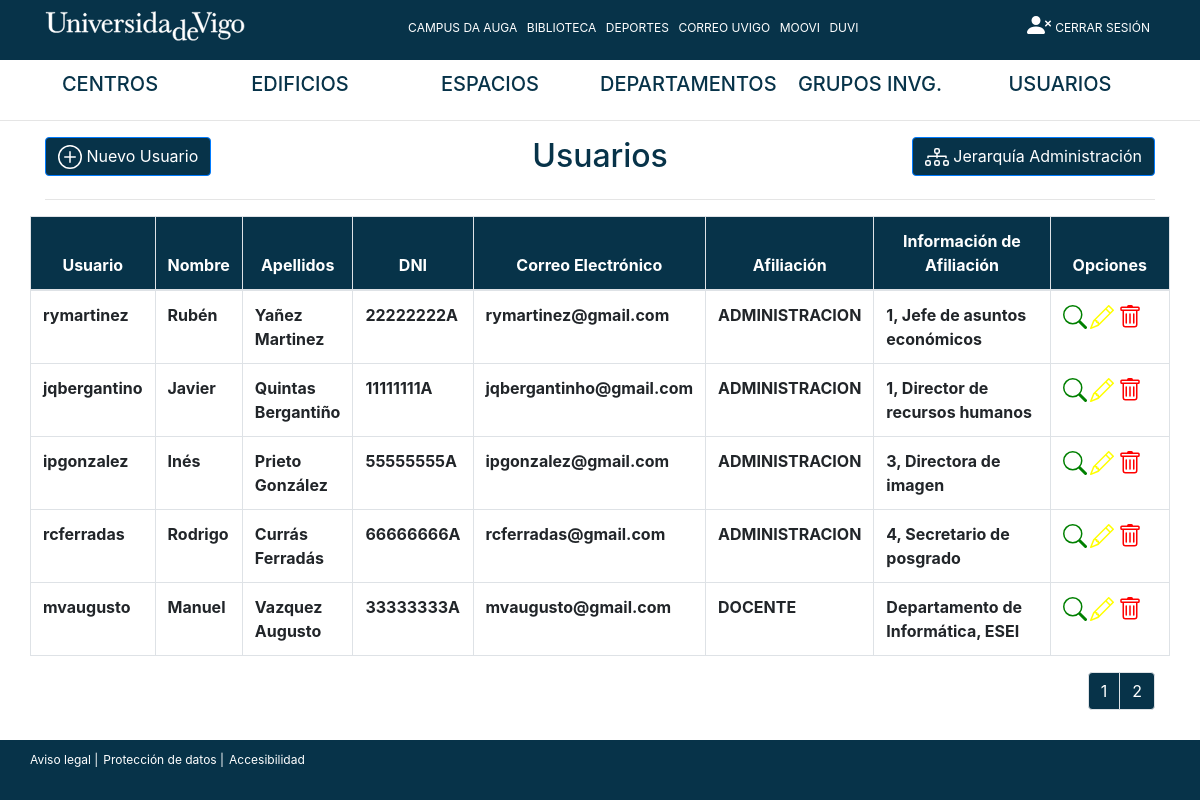
The app's page /Controllers/User_Controller.php?action=showall&numero_pagina=1 (signed in) with its own data.
### tables this page shows
CREATE TABLE `usuario` (
	`usuario_id` int NOT NULL AUTO_INCREMENT,
	`login` VARCHAR(12) NOT NULL UNIQUE,
	`nombre` VARCHAR(15) NOT NULL,
	`apellidos` VARCHAR(25) NOT NULL,
	`password` VARCHAR(64) NOT NULL,
	`fecha_nacimiento` DATE NOT NULL,
	`email_usuario` VARCHAR(30) NOT NULL,
	`telef_usuario` int NOT NULL,
	`dni` VARCHAR(9) NOT NULL UNIQUE,
	`rol` enum('ADMIN', 'USUARIO_NORMAL') NOT NULL, 
	`afiliacion` enum('DOCENTE', 'INVESTIGADOR', 'ADMINISTRACION') NOT NULL,
	`nombre_puesto` VARCHAR(60),
	`nivel_jerarquia` int,
	`depart_usuario` int,
	`grupo_usuario` int,
	`centro_usuario` int,
	PRIMARY KEY (`usuario_id`)
);

### Functions/Authentication.php (called while the page is built)
<?php
function IsAuthenticated(){
	if (!isset($_SESSION['login'])){
		return false;
	}
	else{
		return true;
	}
}
?>

### Functions/esAdministrador.php (called while the page is built, shortened)
<?php
function esAdministrador(){
    if (!isset($_SESSION['login'])){
        return false;
    }
    else{
        if($_SESSION['rol'] == "ADMIN"){
            return true;
        }
        else{
            return false;
        }
    }
}
?>

### Models/USUARIO_Model.php (called while the page is built, shortened)
<?php
include_once 'Access_DB.php';
	class USUARIO_Model{
        private $db;
		var $login;
		var $nombre;
		var $apellidos;
		var $email_usuario;
		var $dni;
		var $afiliacion;
		function __construct($usuario_id,
							 $login,
							 $nombre,
							 $apellidos,
							 $password,
							 $fecha_nacimiento,
							 $email_usuario,
							 $telef_usuario,
							 $dni,
							 $rol,
							 $afiliacion,
							 $nombre_puesto,
							 $nivel_jerarquia,
							 $depart_usuario,
							 $grupo_usuario,
							 $centro_usuario){
			$this->login = $login;
			$this->nombre = $nombre;
			$this->apellidos = $apellidos;
			$this->email_usuario = $email_usuario;
			$this->dni = $dni;
			$this->afiliacion = $afiliacion;
			$this->db = PDOConnection::getInstance();
		}
        function SHOWALL(){
            $stmt = $this->db->prepare("SELECT * FROM usuario");
            $stmt->execute();
            $users_db = $stmt->fetchAll(PDO::FETCH_ASSOC);
            $allUsers = array();
            foreach ($users_db as $user){
                array_push($allUsers,
                            new USUARIO_Model(
                                $user['usuario_id'],$user['login'],$user['nombre']
                                ,$user['apellidos'],$user['password'],$user['fecha_nacimiento'],$user['email_usuario']
                                ,$user['telef_usuario'],$user['dni'],$user['rol'],$user['afiliacion'],$user['nombre_puesto']
                                ,$user['nivel_jerarquia'],$user['depart_usuario'],$user['grupo_usuario'],$user['centro_usuario']
                            )
                );
            }
            return $allUsers;
        }
        public function getLogin()
        {
            return $this->login;
        }
        public function getNombre()
        {
            return $this->nombre;
        }
        public function getApellidos()
        {
            return $this->apellidos;
        }
        public function getEmailUsuario()
        {
            return $this->email_usuario;
        }
        public function getDni()
        {
            return $this->dni;
        }
        public function getAfiliacion()
        {
            return $this->afiliacion;
        }
    }
?>

### Models/Access_DB.php (called while the page is built)
<?php
class PDOConnection
{
    private static $dbhost = "127.0.0.1";
    private static $dbname = "hauga";
    private static $dbuser = "admin_hauga";
    private static $dbpass = "admin_hauga";
    private static $db_singleton = null;
    public static function getInstance()
    {
        if (self::$db_singleton == null) {
            self::$db_singleton = new PDO(
                "mysql:host=" . self::$dbhost . ";dbname=" . self::$dbname . ";charset=utf8",
                self::$dbuser,
                self::$dbpass,
                array(
                    PDO::ATTR_EMULATE_PREPARES => false,
                    PDO::ATTR_ERRMODE => PDO::ERRMODE_EXCEPTION
                )
            );
        }
        return self::$db_singleton;
    }
}
?>

### Views/USUARIO_SHOWALL_View.php (the view, shortened to what this page needs)
<?php
class USUARIO_SHOWALL_View{
    var $usuarios;
    var $num_paginas_posibles;
    var $info_afiliacion;
    var $inicioBucle;
    var $finBucle;
    function __construct($usuarios, $info_afiliacion, $inicioUsuarios, $finalUsuarios, $num_paginas_posibles){
        $this->usuarios = $usuarios;
        $this->info_afiliacion = $info_afiliacion;
        $this->num_paginas_posibles = $num_paginas_posibles;
        $this->inicioBucle = $inicioUsuarios;
        $this->finBucle = $finalUsuarios;
        $this->render();
    }
    function render(){
        include '../Views/Header.php';
        ?>
        <div class="container">
            <div class="row align-self-center">
                <div class="col text-left">
                    <a class="btn btn-primary" style="background-color: #073349;" href="../Controllers/User_Controller.php?action=add">
                        Nuevo Usuario
                    </a>
                </div>
                <div class="col align-self-center">
                    <h2 class="text-center textoAzul">Usuarios</h2>
                </div>
                <div class="col text-right">
                    <a class="btn btn-primary" style="background-color: #073349;" href="../Controllers/User_Controller.php?action=jerarquia">
                        Jerarquía Administración
                    </a>
                </div>
            </div>
            <hr>
            <div class="row">
                <table class="table table-bordered">
                    <thead>
                    <tr class="text-center" style="color: white;background-color: #073349;">
                        <th scope="col">Usuario</th>
                        <th scope="col">Nombre</th>
                        <th scope="col">Apellidos</th>
                        <th scope="col">DNI</th>
                        <th scope="col">Correo Electrónico</th>
                        <th scope="col">Afiliación</th>
                        <th scope="col" style="width: 34%">Información de Afiliación</th>
                        <th style="width: 20%" scope="col">Opciones</th>
                    </tr>
                    </thead>
                    <tbody>
                    <?php for ($i = $this->inicioBucle; $i < $this->finBucle; $i++) { ?>
                        <tr>
                            <th scope="row"><?=$this->usuarios[$i]->getLogin()?></th>
                            <th><?=$this->usuarios[$i]->getNombre()?></th>
                            <th><?=$this->usuarios[$i]->getApellidos()?></th>
                            <th><?=$this->usuarios[$i]->getDni()?></th>
                            <th><?=$this->usuarios[$i]->getEmailUsuario()?></th>
                            <th><?=$this->usuarios[$i]->getAfiliacion()?></th>
                            <th><?=$this->info_afiliacion[$i]?></th>
                            <th>
                                <?php echo '<a href="../Controllers/User_Controller.php?action=showcurrent&login_usuario='.$this->usuarios[$i]->getLogin().'">' ?>
                                </a>
                                <a href="../Controllers/User_Controller.php?action=edit&login_usuario=<?=$this->usuarios[$i]->getLogin()?>">
                                    <a class="eliminar" data-enlace="<?=$this->usuarios[$i]->getLogin()?>">
                                    </a>
                                </a>
                            </th>
                        </tr>
                    <?php } ?>
                    </tbody>
                </table>
            </div>
            <div class="row">
                <div class="col">
                    <nav aria-label="paginacion">
                        <ul class="pagination justify-content-end">
                            <?php for ($i = 1; $i < $this->num_paginas_posibles + 1; $i++){
                                echo '<li class="page-item"><a class="page-link" style="background-color: #073349; color: white" href="../Controllers/User_Controller.php?action=showall&numero_pagina='.$i.'">'.$i.'</a></li>';
                            } ?>
                        </ul>
                    </nav>
                </div>
            </div>
        </div>
        <?php
        include '../Views/Footer.php';
    }
}
?>

### Controllers/User_Controller.php (shortened to what this page needs)
<?php
include '../Functions/Authentication.php';
include '../Models/Access_DB.php';
include '../Models/USUARIO_Model.php';
if(!IsAuthenticated()){
    login();
}else{
    if(!isset($_GET['action'])){
        $action = '';
    } else{
        $action = $_GET['action'];
    }
    switch($action){
        case 'showall':
            if (!isset($_GET['numero_pagina'])) { $numero_pagina = 1; }
            else { $numero_pagina = $_GET['numero_pagina']; }
            showall($numero_pagina);
            break;
    }
}
function showall($numero_pagina){
    $usuario = new USUARIO_Model('','','','','','','','','','','','','','','','');
    $AllUsuarios = $usuario->SHOWALL();
    $numero_usuarios = count($AllUsuarios);
    $num_paginas_posibles = ceil($numero_usuarios/5);
    if ($numero_pagina == 1){
        $inicioUsuarios = 0;
    }
    else{
        $inicioUsuarios = (($numero_pagina-1)*TAM_PAG);
    }
    $finalUsuarios = $inicioUsuarios+TAM_PAG;
    $info_afiliacion = [];
    for ($i = $inicioUsuarios; $i < $finalUsuarios; $i++) {
        if ($AllUsuarios[$i]->getAfiliacion() == "DOCENTE") {
            $centro_model = new CENTRO_Model($AllUsuarios[$i]->centro_usuario, '', '');
            $centro = $centro_model->rellenaDatos();
            $departamento_model = new DEPARTAMENTO_Models($AllUsuarios[$i]->depart_usuario, '', '', '', '', '', '', '');
            $departamento = $departamento_model->rellenaDatos();
            $info_afiliacion[$i] = $departamento->getNombreDepartamento() . ", " . $centro->getNombreCentro();
        }
        else if ($AllUsuarios[$i]->getAfiliacion() == "INVESTIGADOR") {
            $grupo_investigacion_model = new GRUPO_INVESTIGACION_Model($AllUsuarios[$i]->grupo_usuario, '', '', '', '', '', '');
            $grupo = $grupo_investigacion_model->rellenaDatos();
            $info_afiliacion[$i] = $grupo->getNombreGrupo();
        }
        else if ($AllUsuarios[$i]->getAfiliacion() == "ADMINISTRACION") {
            $info_afiliacion[$i] = $AllUsuarios[$i]->nivel_jerarquia . ", " . $AllUsuarios[$i]->nombre_puesto;
        }
        else {
            $info_afiliacion[$i] = "-";
        }
    }
    include '../Views/USUARIO_SHOWALL_View.php';
    new USUARIO_SHOWALL_View($AllUsuarios, $info_afiliacion, $inicioUsuarios, $finalUsuarios, $num_paginas_posibles);
}
?>

### Views/Header.php (shortened to what this page needs)
<?php
include_once '../Functions/Authentication.php';
include_once '../Functions/esAdministrador.php';
?>
<!doctype html>
<html lang="es">
<head>
    <link href="../libraries/estilos.css" rel="stylesheet">
    <link href="../libraries/bootstrap/dist/css/bootstrap.min.css" rel="stylesheet">
    <nav id="barra-fija-superior" class="nav">
        <div class="container">
            <div class="row" style="padding-top: 1%">
                <div class="col-auto">
                    <a href="../Controllers/Index_Controller.php">
                        <img class="logo-uvigo align-bottom" src="../Views/img/logo-barra-superior.svg" alt="Universidade de Vigo">
                    </a>
                </div>
                <div class="col align-self-center text-center">
                    <a class="textoBlanco" href="http://campusdaauga.uvigo.es/">CAMPUS DA AUGA</a>
                    <a class="textoBlanco" href="http://www.perseo.biblioteca.uvigo.es/search*spi">BIBLIOTECA</a>
                    <a class="textoBlanco" href="https://www.uvigo.gal/campus/deporte">DEPORTES</a>
                    <a class="textoBlanco" href="https://correoweb.uvigo.gal/login.php">CORREO UVIGO</a>
                    <a class="textoBlanco" href="https://moovi.uvigo.gal/">MOOVI</a>
                    <a class="textoBlanco" href="https://www.uvigo.gal/universidade/comunicacion/duvi">DUVI</a>
                </div>
                <div class="col-auto text-right">
                    <?php if (IsAuthenticated()) {?>
                        <a class="textoBlanco align-bottom" href="../Controllers/User_Controller.php?action=logout"> CERRAR SESIÓN </a>
                    <?php } ?>
                </div>
            </div>
        </div>
    </nav>
</head>
<body>
    <nav class="nav">
        <div class="container col-12">
            <div class="row col-12" style="padding-top: 1%">
                <?php if (esAdministrador() == "admin") {?>
                    <div class="col-2 align-self-center text-center">
                        <h5><a href="#" class="textoAzul">CENTROS</a></h5>
                    </div>
                    <div class="col-2 align-self-center text-center">
                        <h5><a href="../Controllers/AGRUPACION_Controller.php?action=showall&num_pag=1" class="textoAzul">EDIFICIOS</a></h5>
                    </div>
                    <div class="col-2 align-self-center text-center">
                        <h5><a href="../Controllers/Espacio_Controller.php?action=showall" class="textoAzul">ESPACIOS</a></h5>
                    </div>
                    <div class="col-2 align-self-center text-center">
                        <h5><a href="../Controllers/Departamento_Controller.php?action=showall" class="textoAzul">DEPARTAMENTOS</a></h5>
                    </div>
                    <div class="col-2 align-self-center text-center">
                        <h5><a href="../Controllers/GrupoInvestigacion_Controller.php?action=showall" class="textoAzul">GRUPOS INVG.</a></h5>
                    </div>
                    <div class="col-2 align-self-center text-center">
                        <h5><a href="../Controllers/User_Controller.php?action=showall&numero_pagina=1" class="textoAzul">USUARIOS</a></h5>
                    </div>
                <?php } ?>
            </div>
        </div>
    </nav>
    <hr>

### Views/Footer.php
</body>
<footer>
    <nav id="barra-fija-inferior" class="nav">
        <div class="container">
            <div class="row" style="padding-top: 1%">
                <a class="textoBlanco" href="https://www.uvigo.gal/">Aviso legal |</a>
                <a class="textoBlanco" href="https://www.uvigo.gal/">Protección de datos |</a>
                <a class="textoBlanco" href="https://www.uvigo.gal/">Accesibilidad</a>
            </div>
        </div>
    </nav>
</footer>
</html>

### libraries/estilos.css (style rules this page uses)
#barra-fija-superior { background-color: #073349; height: 60px; }
#barra-fija-inferior { background-color: #073349; margin-top: 1%; height: 60px; width: 100%; position: absolute; bottom: 0; }
#barra-fija-inferior { background-color: #073349; height: 60px; }
.textoBlanco { color: white; font-size: .75rem; margin-right: 5px; }
.textoAzul { color: #073349; }

### records on screen
usuario: login "rymartinez", nombre "Rubén", apellidos "Yañez Martinez", dni "22222222A", email_usuario "rymartinez@gmail.com", afiliacion "ADMINISTRACION", info_afiliacion "1, Jefe de asuntos económicos"
usuario: login "jqbergantino", nombre "Javier", apellidos "Quintas Bergantiño", dni "11111111A", email_usuario "jqbergantinho@gmail.com", afiliacion "ADMINISTRACION", info_afiliacion "1, Director de recursos humanos"
usuario: login "ipgonzalez", nombre "Inés", apellidos "Prieto González", dni "55555555A", email_usuario "ipgonzalez@gmail.com", afiliacion "ADMINISTRACION", info_afiliacion "3, Directora de imagen"
usuario: login "rcferradas", nombre "Rodrigo", apellidos "Currás Ferradás", dni "66666666A", email_usuario "rcferradas@gmail.com", afiliacion "ADMINISTRACION", info_afiliacion "4, Secretario de posgrado"
usuario: login "mvaugusto", nombre "Manuel", apellidos "Vazquez Augusto", dni "33333333A", email_usuario "mvaugusto@gmail.com", afiliacion "DOCENTE", info_afiliacion "Departamento de Informática, ESEI"
